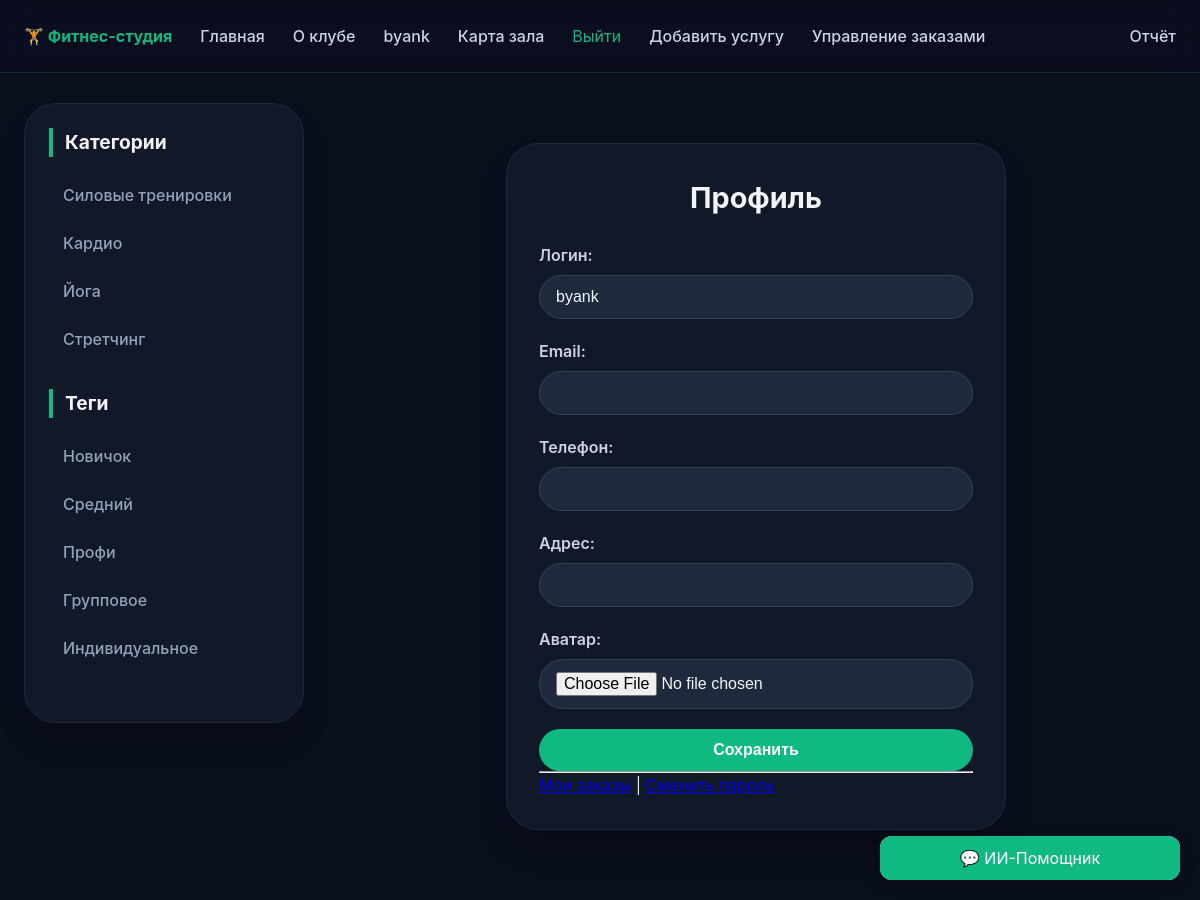
/users/profile/ (signed in), run on the app's committed database.
### users/models.py (models this page shows, shortened)
class User(AbstractUser):
    phone = models.CharField(max_length=20, blank=True, verbose_name='Телефон')
    address = models.CharField(max_length=255, blank=True, verbose_name='Адрес')
    avatar = models.ImageField(upload_to='avatars/', blank=True, null=True, verbose_name='Аватар')

### services/models.py (models this page shows, shortened)
class Category(models.Model):
    name = models.CharField(max_length=100, db_index=True, verbose_name='Категория')
    slug = models.SlugField(max_length=100, unique=True, db_index=True, verbose_name='URL')
    def get_absolute_url(self):
        return reverse('services:category', kwargs={'cat_slug': self.slug})
    class Meta:
        verbose_name = 'Категория'
        verbose_name_plural = 'Категории'

class Tag(models.Model):
    name = models.CharField(max_length=100, db_index=True, verbose_name='Тэг')
    slug = models.SlugField(max_length=100, unique=True, db_index=True, verbose_name='URL')
    def get_absolute_url(self):
        return reverse('services:tag', kwargs={'tag_slug': self.slug})
    class Meta:
        verbose_name = 'Тэг'
        verbose_name_plural = 'Тэги'

### users/views.py (the view, shortened to what this page needs)
# urls.py: path('profile/', views.ProfileUser.as_view(), name='profile'),
class ProfileUser(LoginRequiredMixin, UpdateView):
    model = User
    form_class = ProfileUserForm
    template_name = 'users/profile.html'
    extra_context = {'title': 'Профиль пользователя'}
    def get_object(self, queryset=None):
        return self.request.user

### users/forms.py
class ProfileUserForm(forms.ModelForm):
    username = forms.CharField(disabled=True, label='Логин', widget=forms.TextInput(attrs={'class': 'form-input'}))
    email = forms.CharField(disabled=True, label='Email', widget=forms.TextInput(attrs={'class': 'form-input'}))
    class Meta:
        model = User
        fields = ['username', 'email', 'phone', 'address', 'avatar']
        widgets = {
            'phone': forms.TextInput(attrs={'class': 'form-input'}),
            'address': forms.TextInput(attrs={'class': 'form-input'}),
        }

### services/context_processors.py (called while the page is built)
def get_sidebar_data(request):
    return {
        'categories': Category.objects.all(),
        'tags': Tag.objects.all(),
    }

### users/templates/users/profile.html (shortened to what this page needs)
{% extends 'base.html' %}
{% block content %}
<div class="form-container">
    <h1>Профиль</h1>
    <form method="post" enctype="multipart/form-data">
        {{ form.as_p }}
        <button type="submit">Сохранить</button>
    </form>
    <hr>
    <a href="{% url 'orders:my_orders' %}">Мои заказы</a> |
    <a href="{% url 'users:password_change' %}">Сменить пароль</a>
</div>
{% endblock %}

### templates/base.html (shortened to what this page needs)
{% load static %}
<!DOCTYPE html>
<html lang="ru">
<head>
    <link rel="stylesheet" href="{% static 'css/styles.css' %}">
</head>
<body>
    <header>
        <nav>
            <a href="{% url 'services:home' %}" style="font-weight: bold; color: #10b981;">🏋️ Фитнес-студия</a>
            <a href="{% url 'services:home' %}">Главная</a>
            <a href="{% url 'services:about' %}">О клубе</a>
            {% if user.is_authenticated %}
                <a href="{% url 'users:profile' %}">{{ user.username }}</a>
                <a href="{% url 'services:map_page' %}">Карта зала</a>
                <form action="{% url 'users:logout' %}" method="post" style="display: inline;">
    <button type="submit" style="background: none; border: none; color: #10b981; cursor: pointer; font: inherit; padding: 0;">Выйти</button>
</form>
                {% if perms.services.add_service %}
                    <a href="{% url 'services:add_service' %}">Добавить услугу</a>
                {% endif %}
                {% if user.is_staff %}
                    <a href="{% url 'orders:all_orders' %}">Управление заказами</a>
                    <a href="{% url 'orders:report' %}">Отчёт</a>
                {% endif %}
            {% else %}
                <a href="{% url 'users:login' %}">Войти</a>
                <a href="{% url 'users:register' %}">Регистрация</a>
            {% endif %}
        </nav>
    </header>
    <div class="container">
        <aside class="sidebar">
            <h3>Категории</h3>
            <ul>
                {% for cat in categories %}
                    <li><a href="{{ cat.get_absolute_url }}">{{ cat.name }}</a></li>
                {% endfor %}
            </ul>
            <h3>Теги</h3>
            <ul>
                {% for t in tags %}
                    <li><a href="{{ t.get_absolute_url }}">{{ t.name }}</a></li>
                {% endfor %}
            </ul>
        </aside>
        <main class="content">
            {% block content %}
            {% endblock %}
        </main>
    </div>
<div class="ai-chat-widget" style="position: fixed; bottom: 20px; right: 20px; width: 300px; background: white; border-radius: 12px; box-shadow: 0 4px 15px rgba(0,0,0,0.2); overflow: hidden; z-index: 1000;">
    <div class="chat-header" style="background: #10b981; padding: 10px; color: white; text-align: center; cursor: pointer;">
        💬 ИИ-Помощник
    </div>
</div>
</body>
</html>

### static/css/styles.css (style rules this page uses)
* { margin: 0; padding: 0; box-sizing: border-box; }
body { font-family: 'Inter', 'Segoe UI', system-ui, -apple-system, sans-serif; background: #0a0f1e; color: #e2e8f0; line-height: 1.5; }
header { background: rgba(10, 15, 30, 0.9); backdrop-filter: blur(12px); border-bottom: 1px solid rgba(16, 185, 129, 0.2); position: sticky; top: 0; z-index: 100; }
nav { max-width: 1300px; margin: 0 auto; padding: 18px 24px; display: flex; gap: 28px; align-items: center; flex-wrap: wrap; }
nav a { text-decoration: none; color: #cbd5e1; font-weight: 500; transition: 0.2s; padding: 6px 0; position: relative; }
nav a::after { content: ''; position: absolute; bottom: 0; left: 0; width: 0; height: 2px; background: #10b981; transition: width 0.2s; box-shadow: 0 0 6px #10b981; }
nav a:last-child { margin-left: auto; }
.container { max-width: 1300px; margin: 30px auto; padding: 0 24px; display: flex; gap: 32px; }
.sidebar { width: 280px; flex-shrink: 0; background: #111827; border-radius: 32px; padding: 24px; border: 1px solid #1f2937; box-shadow: 0 20px 35px -12px rgba(0, 0, 0, 0.3); position: sticky; top: 90px; align-self: start; }
.sidebar h3 { font-size: 1.2rem; font-weight: 700; margin-bottom: 18px; padding-left: 12px; border-left: 4px solid #10b981; color: #f1f5f9; }
.sidebar ul { list-style: none; margin-bottom: 30px; }
.sidebar ul li { margin-bottom: 8px; }
.sidebar ul li a { display: block; padding: 8px 14px; color: #94a3b8; text-decoration: none; border-radius: 40px; transition: all 0.2s; font-weight: 500; }
.content { flex: 1; }
.form-container { max-width: 500px; margin: 40px auto; background: #111827; border-radius: 32px; padding: 32px; border: 1px solid #1f2937; box-shadow: 0 20px 35px -10px rgba(0, 0, 0, 0.3); }
.form-container h1 { text-align: center; font-size: 1.8rem; margin-bottom: 24px; color: #f1f5f9; }
.form-container form p { margin-bottom: 20px; }
.form-container label { display: block; font-weight: 600; margin-bottom: 8px; color: #cbd5e1; }
.form-container input, .form-container select, .form-container textarea { width: 100%; padding: 12px 16px; background: #1e293b; border: 1px solid #334155; border-radius: 24px; font-size: 1rem; color: #f1f5f9; transition: 0.2s; }
.form-container button { width: 100%; background: #10b981; color: white; border: none; padding: 12px; border-radius: 40px; font-size: 1rem; font-weight: 600; cursor: pointer; transition: 0.2s; }

### data on the page
User: username "byank"
Category: name "Силовые тренировки"
Category: name "Кардио"
Category: name "Йога"
Category: name "Стретчинг"
Tag: name "Новичок"
Tag: name "Средний"
Tag: name "Профи"
Tag: name "Групповое"
Tag: name "Индивидуальное"
